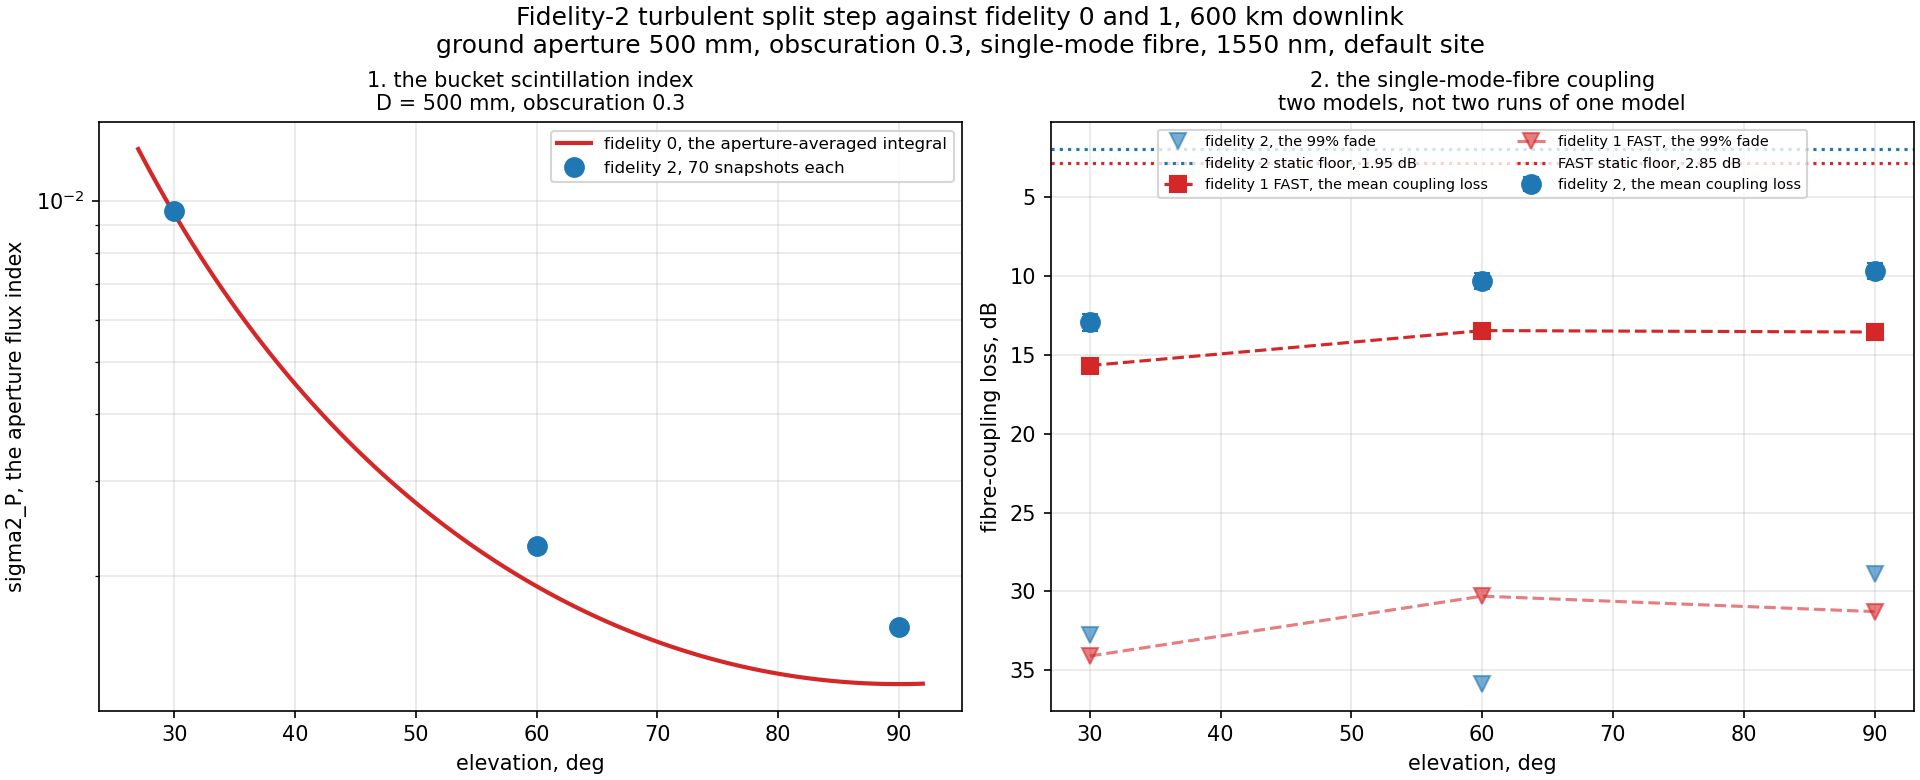

Here is the Python script that generated this plot:
'''
The fidelity-2 turbulent split step on a 600 km downlink, against fidelity 0 and 1.

The script propagates a real complex field DOWN through the atmosphere slab of
a 600 km space link, one snapshot for each seed, at three elevations. It
compares two quantities with the models that the downlink budget already
carries:

- the aperture-averaged scintillation index of the collected power, against the
  fidelity-0 analytic plane-wave integral that `downlink_scintillation_term`
  calls (`olb.turbulence.plane_wave_scintillation`);
- the single-mode-fibre coupling loss, against the fidelity-1 FAST Term
  (`olb.models.fast.smf_fast_term`).

ONE CAMPAIGN FOR EACH ELEVATION. The trials run through
`olb.waveoptics.turbulence.Campaign`, the store of trials on disk. Each
elevation gets its own campaign under
`examples/waveoptics/_campaigns/turbulent_downlink/`, and the still-atmosphere
floor gets one more. So a second run of the script computes NOTHING: it reads
the store. The script then reads each campaign back with
`campaign.load(fields=False)`, which gives the same trial record that the runner
gives, and the statistics below are unchanged.

THE SLAB, NOT THE ORBIT. The satellite sits outside the atmosphere, so the
gridded path is the 20 km atmosphere slab only, and a unit PLANE WAVE enters at
the top of it. The 600 km of vacuum above the slab adds no turbulence. The
runner normalises the collected power against a zero-screen vacuum reference
through the SAME mask and the SAME hops, so `collected_power` has an exact
vacuum limit of 1.0 and it is a pure turbulence penalty.

WHAT TO EXPECT.

- The scintillation index agrees with the analytic aperture-averaged integral
  to about 20 percent. Both are the same physics on the same Cn2 profile.
- The fibre-coupling mean was expected to sit within 0.5 to 1 dB of FAST. It
  meets that at 30 degrees and it misses it at the zenith: the field simulation
  reads 0.7 dB less loss at 30 degrees and 2.9 dB less at the zenith. On the
  turbulence part alone (the total minus each static floor) the gap runs from
  0.2 dB to 2.0 dB. The script prints the gap and it names the candidates. It
  does not pick one, because an example is a demonstration, not a test.

WHY THE TWO FIBRE MODELS CAN DIFFER. They are two different models, not two
runs of one model:

- FAST samples the pupil on a very small grid (the script prints the achieved
  pixel count; it is 8 by default), and it models the log-AMPLITUDE as an
  aperture-averaged lognormal instead of propagating it. The field simulation
  propagates the amplitude and it samples the 500 mm pupil across about 90
  pixels.
- FAST optimises the fibre-mode radius (W0="opt"). The wave-optics overlap
  takes the fixed Ruilier radius D / 2.24, which is the optimum of an
  UNOBSCURED pupil. This case has a 0.3 central obscuration.
- The two static mode-match floors therefore differ, and the script prints both
  so that the reader can compare the TURBULENCE part alone.

The figure goes to `examples/waveoptics/figures/turbulent_downlink.png`.

The layer builds NO Term and it changes NO budget. See the README.

Run from the repo root:
    python -m examples.waveoptics.turbulent_downlink
'''

import os
import time
import warnings

import matplotlib.pyplot as plt
import numpy as np

from olb import SMF, CircularOrbit, Terminal, Transmitter
from olb.models.fast import _load_fast, smf_fast_term
from olb.scenario import Channel, SpaceScenario
from olb.turbulence.plane_wave_scintillation import \
    aperture_averaged_scintillation_index
from olb.turbulence.profiles import DEFAULT_HS, default_cn2_profile
from olb.waveoptics.turbulence import (Campaign, propagate_turbulent_field,
                                       turbulent_grid)

WAVELENGTH_M = 1550e-9
ALTITUDE_M = 600e3
GROUND_APERTURE_M = 0.50
GROUND_OBSCURATION = 0.30
SPACE_APERTURE_M = 0.10
SPACE_WAIST_M = 0.05
ELEVATIONS_DEG = (30.0, 60.0, 90.0)
PRESET = "rapid"
N_TRIALS = 70
BLOCK = 35                  # trials in one campaign block
SEED = 20260826
WORKERS = 4                 # one process for each core of this machine
FAST_SAMPLES = 20000

# The campaign store. One directory for each elevation, plus one for the
# still-atmosphere floor. The blocks stay on disk, so a second run of the
# script computes nothing.
ROOT = os.path.join(os.path.dirname(os.path.abspath(__file__)), "_campaigns",
                    "turbulent_downlink")

# The Cn2 of a still atmosphere, for the static mode-match floor. 1e-24 is four
# decades below any real site, so one trial gives the vacuum coupling.
QUIET_CN2 = 1e-24

PNG = "examples/waveoptics/figures/turbulent_downlink.png"
FIELD_PNG = "examples/waveoptics/figures/turbulent_downlink_field.png"


def build_scenario():
    '''Build the downlink scenario: a 500 mm obscured fibre receiver on the ground.

    The pointing jitter is zero on both terminals, so the comparison carries
    the TURBULENCE only.
    '''
    ground = Terminal(aperture_m=GROUND_APERTURE_M,
                      obscuration_ratio=GROUND_OBSCURATION,
                      wavelength_m=WAVELENGTH_M, pointing_jitter_rad=0.0,
                      detector=SMF(sensitivity_dbm=-110.0))
    space = Terminal(aperture_m=SPACE_APERTURE_M, wavelength_m=WAVELENGTH_M,
                     pointing_jitter_rad=0.0,
                     transmitter=Transmitter(waist_m=SPACE_WAIST_M,
                                             power_dbm=30.0))
    return SpaceScenario(ground=ground, space=space, direction="downlink",
                         channel=Channel(altitude_m=ALTITUDE_M))


def verdict(ratio, low, high):
    '''Give PASS when the ratio sits inside the band, and CHECK otherwise.'''
    return "PASS" if low <= ratio <= high else "CHECK"


def loss_db(values):
    '''Give the mean loss in positive dB of a set of efficiency samples.'''
    return float(-10 * np.log10(np.mean(values)))


def static_floor_db(scenario, hs):
    '''Give the still-atmosphere fibre-coupling loss, in dB.

    One trial with a negligible Cn2 gives the STATIC mode-match floor of the
    wave-optics overlap: the loss of a flat wavefront on the obscured pupil
    against the fixed Ruilier fibre mode. The turbulence part of any other
    number is that number minus this floor.

    The trial runs in its OWN campaign of one block of one trial, so the second
    run of the script reads it from disk.
    '''
    quiet = np.full(hs.size, QUIET_CN2)
    with warnings.catch_warnings():
        warnings.simplefilter("ignore")
        campaign = Campaign(scenario,
                            CircularOrbit(ALTITUDE_M, elevation_deg=[90.0]),
                            os.path.join(ROOT, "static_floor"), seed=1,
                            preset=PRESET, block_size=1, hs=hs,
                            cn2_profile=quiet)
        campaign.run(1, workers=None)
        result = campaign.load(fields=False)
    return -10 * np.log10(result.trials[0].smf_eta)


def draw(rows, floor_wave_db, floor_fast_db, has_fast):
    '''Draw the scintillation index and the coupling loss against the elevation.

    The left panel puts the measured aperture index on the analytic curve. The
    right panel puts the measured fibre-coupling loss, with the standard error
    of its mean as the error bar, on the FAST mean and the FAST 99% fade. The
    two static floors sit on the same axis, so the reader sees how much of each
    total is the mode match and how much is the turbulence.
    '''
    fig, axes = plt.subplots(1, 2, figsize=(12.8, 5.2),
                             constrained_layout=True)

    elev = np.array([r["elevation_deg"] for r in rows])
    fine = np.linspace(min(elev) - 3, 92, 120)

    axes[0].semilogy(fine, rows[0]["analytic_curve"](fine), color="tab:red",
                     linewidth=2.0,
                     label="fidelity 0, the aperture-averaged integral")
    axes[0].semilogy(elev, [r["sigma2_wave"] for r in rows], "o",
                     color="tab:blue", markersize=9,
                     label=f"fidelity 2, {N_TRIALS} snapshots each")
    axes[0].set_xlabel("elevation, deg")
    axes[0].set_ylabel("sigma2_P, the aperture flux index")
    axes[0].set_title(f"1. the bucket scintillation index\n"
                      f"D = {GROUND_APERTURE_M * 1e3:.0f} mm, obscuration "
                      f"{GROUND_OBSCURATION:g}", fontsize=10)
    axes[0].grid(alpha=0.3, which="both")
    axes[0].legend(fontsize=8)

    axes[1].errorbar(elev, [r["smf_wave_db"] for r in rows],
                     yerr=[r["smf_wave_sem_db"] for r in rows], fmt="o",
                     color="tab:blue", markersize=9, capsize=4,
                     label="fidelity 2, the mean coupling loss")
    axes[1].plot(elev, [r["q99_wave_db"] for r in rows], "v",
                 color="tab:blue", markersize=8, alpha=0.6,
                 label="fidelity 2, the 99% fade")
    axes[1].axhline(floor_wave_db, color="tab:blue", linestyle=":",
                    label=f"fidelity 2 static floor, {floor_wave_db:.2f} dB")
    if has_fast:
        axes[1].plot(elev, [r["smf_fast_db"] for r in rows], "s--",
                     color="tab:red", markersize=8,
                     label="fidelity 1 FAST, the mean coupling loss")
        axes[1].plot(elev, [r["q99_fast_db"] for r in rows], "v--",
                     color="tab:red", markersize=8, alpha=0.6,
                     label="fidelity 1 FAST, the 99% fade")
        axes[1].axhline(floor_fast_db, color="tab:red", linestyle=":",
                        label=f"FAST static floor, {floor_fast_db:.2f} dB")
    axes[1].invert_yaxis()
    axes[1].set_xlabel("elevation, deg")
    axes[1].set_ylabel("fibre-coupling loss, dB")
    axes[1].set_title("2. the single-mode-fibre coupling\n"
                      "two models, not two runs of one model", fontsize=10)
    axes[1].grid(alpha=0.3)
    # The band between the static floors and the mean losses is empty, so the
    # legend goes there and it covers no marker.
    axes[1].legend(fontsize=7, loc="upper center", ncol=2)

    fig.suptitle("Fidelity-2 turbulent split step against fidelity 0 and 1, "
                 f"{ALTITUDE_M * 1e-3:.0f} km downlink\n"
                 f"ground aperture {GROUND_APERTURE_M * 1e3:.0f} mm, "
                 f"obscuration {GROUND_OBSCURATION:g}, single-mode fibre, "
                 f"{WAVELENGTH_M * 1e9:.0f} nm, default site", fontsize=12)
    fig.savefig(PNG, dpi=150)
    plt.close(fig)


def draw_field(F, aperture_m, obscuration, path, title):
    '''Draw the received-field amplitude and phase, with the aperture ring.

    The left panel is the amplitude |E| of one snapshot at the receive plane.
    The right panel is the phase; it is blanked where the intensity is below 2
    percent of the peak, so the phase of the dark background does not swamp the
    colour scale. The dashed ring is the receive aperture, and the dotted ring
    is the central obscuration when there is one. See Goodman, Introduction to
    Fourier Optics, ISBN 978-0974707723, for the amplitude and the phase of a
    scalar field.
    '''
    half_mm = F.siz / 2 * 1e3
    extent = [-half_mm, half_mm, -half_mm, half_mm]
    amp = np.abs(F.field)
    intensity = amp ** 2
    phase = np.where(intensity > 0.02 * intensity.max(),
                     np.angle(F.field), np.nan)

    fig, (a0, a1) = plt.subplots(1, 2, figsize=(11.6, 5.3),
                                 constrained_layout=True)
    im0 = a0.imshow(amp, extent=extent, origin="lower", cmap="inferno")
    fig.colorbar(im0, ax=a0, shrink=0.85, label="|E|, arb.")
    a0.set_title("amplitude |E|", fontsize=10)
    twilight = plt.cm.twilight.copy()
    twilight.set_bad("white")
    im1 = a1.imshow(phase, extent=extent, origin="lower", cmap=twilight,
                    vmin=-np.pi, vmax=np.pi)
    fig.colorbar(im1, ax=a1, shrink=0.85, label="phase, rad")
    a1.set_title("phase (blank below 2% intensity)", fontsize=10)

    r_mm = aperture_m / 2 * 1e3
    for ax in (a0, a1):
        ax.add_patch(plt.Circle((0, 0), r_mm, fill=False, edgecolor="cyan",
                                 linewidth=1.7, linestyle="--",
                                 label="receive aperture"))
        if obscuration > 0:
            ax.add_patch(plt.Circle((0, 0), obscuration * r_mm, fill=False,
                                    edgecolor="cyan", linewidth=1.4,
                                    linestyle=":"))
        ax.set_xlabel("x, mm")
        ax.set_ylabel("y, mm")
    a0.legend(loc="upper right", fontsize=8, framealpha=0.7)

    fig.suptitle(title, fontsize=12)
    fig.savefig(path, dpi=150)
    plt.close(fig)


def main():
    t_start = time.time()
    scenario = build_scenario()
    hs = DEFAULT_HS
    cn2_profile = default_cn2_profile(scenario.channel.site, hs)

    try:
        _load_fast()
        has_fast = True
    except ImportError as exc:
        has_fast = False
        print(f"NOTE: fast-aosim is absent ({exc.__class__.__name__}). The "
              f"fidelity-1 columns are skipped.")

    print("=" * 78)
    print(f"{ALTITUDE_M * 1e-3:.0f} km downlink, fidelity-2 turbulent split "
          f"step against fidelity 0 and 1")
    print("=" * 78)
    print(f"  wavelength              {WAVELENGTH_M * 1e9:11.1f} nm")
    print(f"  ground aperture         {GROUND_APERTURE_M * 1e3:11.1f} mm, "
          f"obscuration {GROUND_OBSCURATION:g}, SMF")
    print(f"  orbit                   {ALTITUDE_M * 1e-3:11.1f} km")
    print(f"  Cn2 profile             the default site, "
          f"ground {cn2_profile[0]:.3g} m^(-2/3)")
    print(f"  preset                  {PRESET:>11}")
    print(f"  snapshots per elevation {N_TRIALS:11d}")
    print(f"  process workers         {WORKERS:11d}")
    print(f"  campaign store          {os.path.relpath(ROOT)}")

    floor_wave_db = static_floor_db(scenario, hs)
    print(f"  static mode-match floor {floor_wave_db:11.3f} dB "
          f"(fidelity 2, one still-atmosphere trial)")

    rows = []
    floor_fast_db = float("nan")
    for elevation_deg in ELEVATIONS_DEG:
        orbit = CircularOrbit(ALTITUDE_M, elevation_deg=[elevation_deg])
        # The campaign sizes the grid and it plans the screens one time, and
        # it keeps both in its manifest. Campaign.load gives report=None, so
        # the sampling report comes from one more call of the sizer with the
        # SAME inputs. That call is cheap arithmetic and it changes nothing.
        campaign = Campaign(scenario, orbit,
                            os.path.join(ROOT, f"el{elevation_deg:.0f}"),
                            seed=SEED, preset=PRESET, block_size=BLOCK, hs=hs,
                            cn2_profile=cn2_profile)
        grid, plan = campaign.grid, campaign.plan
        with warnings.catch_warnings(record=True):
            warnings.simplefilter("always")
            _, _, report = turbulent_grid(scenario, orbit, preset=PRESET,
                                          hs=hs, cn2_profile=cn2_profile)
        print("")
        print(f"  elevation {elevation_deg:.0f} deg: grid {grid.n} px, "
              f"{grid.size_m:.3f} m; {plan.z_m.size} screens; "
              f"r0 = {plan.r0_total_m * 1e2:.2f} cm; "
              f"slab = {plan.z_total_m * 1e-3:.1f} km")
        print(f"    sampling: pixels per r0 {report.pixels_per_r0:.2f}, "
              f"grid margin {report.grid_margin:.2f}, Fresnel pixels "
              f"{report.fresnel_pixels_min:.2f}, "
              f"step/limit {report.step_over_limit_max:.3f}, "
              f"warnings {len(report.warnings)}")
        t_run = time.time()
        n_stored = campaign.run(N_TRIALS, workers=WORKERS, progress=True)
        print(f"    {n_stored} trials on disk after "
              f"{time.time() - t_run:.1f} s")
        result = campaign.load(fields=False)

        power = np.array([tr.collected_power for tr in result.trials])
        smf_eta = np.array([tr.smf_eta for tr in result.trials])
        times = np.array([tr.wall_time_s for tr in result.trials])

        sigma2_wave = float(power.var() / power.mean() ** 2)
        # The SAME kernel that olb.links.downlink.downlink_scintillation_term
        # calls for its aperture-averaged flux index. See Andrews and Phillips,
        # DOI 10.1117/3.626196, Ch. 10 and Ch. 12.
        sigma2_analytic = float(aperture_averaged_scintillation_index(
            GROUND_APERTURE_M, elevation_deg, WAVELENGTH_M, hs, cn2_profile))

        row = {
            "elevation_deg": elevation_deg,
            "sigma2_wave": sigma2_wave,
            "sigma2_analytic": sigma2_analytic,
            "smf_wave_db": loss_db(smf_eta),
            # The standard error of the mean efficiency, in dB.
            "smf_wave_sem_db": float(10.0 / np.log(10.0)
                                     * smf_eta.std(ddof=1)
                                     / np.sqrt(smf_eta.size) / smf_eta.mean()),
            "q99_wave_db": float(-10 * np.log10(np.percentile(smf_eta, 1))),
            "mean_time_s": float(times.mean()),
            "min_time_s": float(times.min()),
            "max_time_s": float(times.max()),
            "analytic_curve": lambda e: aperture_averaged_scintillation_index(
                GROUND_APERTURE_M, e, WAVELENGTH_M, hs, cn2_profile),
        }
        if has_fast:
            with warnings.catch_warnings():
                warnings.simplefilter("ignore")
                term = smf_fast_term(scenario,
                                     CircularOrbit(ALTITUDE_M,
                                                   elevation_deg=elevation_deg),
                                     hs=hs, cn2_profile=cn2_profile,
                                     n_samples=FAST_SAMPLES)
            floor_fast_db = float(term.meta["floor_db"])
            row["smf_fast_db"] = float(term.mean_db)
            row["q99_fast_db"] = float(term.quantile_db(0.99))
            row["fast_npxls"] = int(term.meta["npxls"])
            row["fast_weak"] = bool(term.meta["amplitude_regime_weak"])
        rows.append(row)

    # ---- table 1: the bucket scintillation ----
    print("")
    print("table 1: the aperture-averaged scintillation index of the collected "
          "power")
    print(f"{'elev':>6}{'fidelity 2':>13}{'fidelity 0':>13}{'ratio':>9}"
          f"{'':>8}")
    print("-" * 49)
    for row in rows:
        ratio = row["sigma2_wave"] / row["sigma2_analytic"]
        print(f"{row['elevation_deg']:>5.0f}{'':>1}{row['sigma2_wave']:>13.5f}"
              f"{row['sigma2_analytic']:>13.5f}{ratio:>9.3f}   "
              f"{verdict(ratio, 0.70, 1.35)}")
    print(f"  The MC error of a variance from {N_TRIALS} snapshots is about "
          f"{100 * np.sqrt(2.0 / N_TRIALS):.0f} percent.")

    # ---- table 2: the fibre coupling ----
    print("")
    print("table 2: the single-mode-fibre coupling loss, in positive dB")
    if has_fast:
        print(f"{'elev':>6}{'fid 2':>9}{'FAST':>9}{'diff':>8}"
              f"{'fid 2 turb':>12}{'FAST turb':>11}{'diff':>8}"
              f"{'fid 2 99%':>11}{'FAST 99%':>10}")
        print("-" * 84)
        for row in rows:
            turb_wave = row["smf_wave_db"] - floor_wave_db
            turb_fast = row["smf_fast_db"] - floor_fast_db
            print(f"{row['elevation_deg']:>5.0f}{'':>1}"
                  f"{row['smf_wave_db']:>9.2f}{row['smf_fast_db']:>9.2f}"
                  f"{row['smf_wave_db'] - row['smf_fast_db']:>8.2f}"
                  f"{turb_wave:>12.2f}{turb_fast:>11.2f}"
                  f"{turb_wave - turb_fast:>8.2f}"
                  f"{row['q99_wave_db']:>11.2f}{row['q99_fast_db']:>10.2f}")
        print(f"  static floors: fidelity 2 {floor_wave_db:.2f} dB, "
              f"FAST {floor_fast_db:.2f} dB. The 'turb' columns are the total")
        print("  minus the floor, so they hold the turbulence penalty alone.")
        print(f"  FAST samples the pupil across {rows[0]['fast_npxls']} pixels; "
              f"the field simulation uses about "
              f"{GROUND_APERTURE_M / (grid.size_m / grid.n):.0f}.")
        gaps = [abs(r["smf_wave_db"] - r["smf_fast_db"]) for r in rows]
        turb_gaps = [abs((r["smf_wave_db"] - floor_wave_db)
                         - (r["smf_fast_db"] - floor_fast_db)) for r in rows]
        print("")
        print(f"  EXPECTED: the two means inside 1 dB. ACHIEVED: {min(gaps):.1f} "
              f"to {max(gaps):.1f} dB on the")
        print(f"  totals, and {min(turb_gaps):.1f} to {max(turb_gaps):.1f} dB "
              f"on the turbulence part alone. The gap is")
        print("  smallest at the LOW elevation, where the turbulence "
              "dominates, and largest")
        print("  at the zenith, where the static floor and the fibre-mode "
              "choice matter most.")
        print("  The two models differ in the pupil sampling, in the amplitude "
              "treatment")
        print("  (FAST puts an aperture-averaged lognormal on the amplitude; "
              "the field")
        print("  simulation propagates it), and in the fibre-mode radius (FAST "
              "optimises it;")
        print("  the wave-optics overlap takes the fixed Ruilier D / 2.24 of "
              "an UNOBSCURED")
        print("  pupil). The script does not pick one. Which model is right is "
              "an owner")
        print("  decision, and it is the reason that no fidelity-2 Term is "
              "wired.")
    else:
        print(f"{'elev':>6}{'fid 2':>9}{'fid 2 turb':>12}{'fid 2 99%':>11}")
        print("-" * 38)
        for row in rows:
            print(f"{row['elevation_deg']:>5.0f}{'':>1}"
                  f"{row['smf_wave_db']:>9.2f}"
                  f"{row['smf_wave_db'] - floor_wave_db:>12.2f}"
                  f"{row['q99_wave_db']:>11.2f}")
        print("  fast-aosim is absent, so the fidelity-1 columns are missing.")

    # ---- the timing ----
    print("")
    print("per-trial wall time:")
    for row in rows:
        print(f"  {row['elevation_deg']:>3.0f} deg   "
              f"mean {row['mean_time_s']:6.3f} s   "
              f"min {row['min_time_s']:6.3f} s   "
              f"max {row['max_time_s']:6.3f} s")

    # ---- the phase screens ----
    # Each trial makes one fresh screen stack, so the run generates
    # screens-per-trial x trials x elevations screens, plus the one static-floor
    # trial.
    per_trial = int(plan.z_m.size)
    n_elev = len(ELEVATIONS_DEG)
    total_screens = per_trial * N_TRIALS * n_elev + per_trial
    print("")
    print("phase screens created:")
    print(f"  {per_trial} per trial x {N_TRIALS} trials x {n_elev} elevations "
          f"+ {per_trial} (static floor) = {total_screens} screens")

    draw(rows, floor_wave_db, floor_fast_db, has_fast)

    # ---- the received field of one snapshot ----
    # Trial 0 of the lowest-elevation run, the strongest turbulence. The seed
    # and the trial index match that run, so this IS its first snapshot.
    field_elev = ELEVATIONS_DEG[0]
    F_rx, _, _ = propagate_turbulent_field(
        scenario, CircularOrbit(ALTITUDE_M, elevation_deg=[field_elev]),
        seed=SEED, trial=0, preset=PRESET, hs=hs, cn2_profile=cn2_profile)
    draw_field(F_rx, GROUND_APERTURE_M, GROUND_OBSCURATION, FIELD_PNG,
               f"Received downlink field at the ground, one snapshot, "
               f"{field_elev:.0f} deg elevation\n"
               f"{ALTITUDE_M * 1e-3:.0f} km, ground aperture "
               f"{GROUND_APERTURE_M * 1e3:.0f} mm, obscuration "
               f"{GROUND_OBSCURATION:g}, {WAVELENGTH_M * 1e9:.0f} nm")

    print("")
    print(f"figure saved: {PNG}")
    print(f"field figure saved: {FIELD_PNG}")
    print(f"(elapsed {time.time() - t_start:.1f} s)")


if __name__ == "__main__":
    main()
